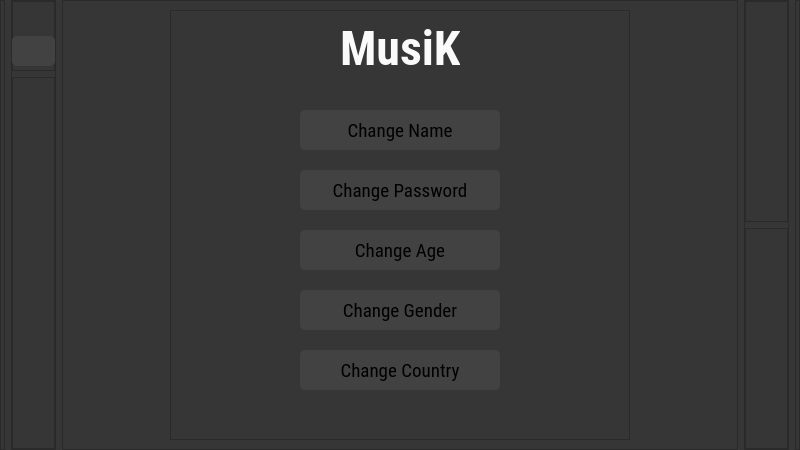
<?xml version="1.0" encoding="UTF-8"?>
<ui version="4.0">
 <class>Dialog</class>
 <widget class="QDialog" name="Dialog">
  <property name="geometry">
   <rect>
    <x>0</x>
    <y>0</y>
    <width>800</width>
    <height>450</height>
   </rect>
  </property>
  <property name="minimumSize">
   <size>
    <width>800</width>
    <height>450</height>
   </size>
  </property>
  <property name="windowTitle">
   <string>Musik</string>
  </property>
  <property name="styleSheet">
   <string notr="true">background-color: rgb(54, 54, 54);</string>
  </property>
  <layout class="QHBoxLayout" name="horizontalLayout">
   <property name="leftMargin">
    <number>0</number>
   </property>
   <property name="topMargin">
    <number>0</number>
   </property>
   <property name="rightMargin">
    <number>0</number>
   </property>
   <property name="bottomMargin">
    <number>0</number>
   </property>
   <item>
    <widget class="QFrame" name="frame">
     <property name="maximumSize">
      <size>
       <width>5</width>
       <height>16777215</height>
      </size>
     </property>
     <property name="frameShape">
      <enum>QFrame::StyledPanel</enum>
     </property>
     <property name="frameShadow">
      <enum>QFrame::Raised</enum>
     </property>
    </widget>
   </item>
   <item>
    <widget class="QFrame" name="frame_5">
     <property name="maximumSize">
      <size>
       <width>45</width>
       <height>16777215</height>
      </size>
     </property>
     <property name="frameShape">
      <enum>QFrame::StyledPanel</enum>
     </property>
     <property name="frameShadow">
      <enum>QFrame::Raised</enum>
     </property>
     <layout class="QVBoxLayout" name="verticalLayout">
      <property name="leftMargin">
       <number>0</number>
      </property>
      <property name="topMargin">
       <number>0</number>
      </property>
      <property name="rightMargin">
       <number>0</number>
      </property>
      <property name="bottomMargin">
       <number>0</number>
      </property>
      <item>
       <widget class="QFrame" name="frame_7">
        <property name="maximumSize">
         <size>
          <width>45</width>
          <height>70</height>
         </size>
        </property>
        <property name="frameShape">
         <enum>QFrame::StyledPanel</enum>
        </property>
        <property name="frameShadow">
         <enum>QFrame::Raised</enum>
        </property>
        <widget class="QPushButton" name="back">
         <property name="geometry">
          <rect>
           <x>0</x>
           <y>35</y>
           <width>43</width>
           <height>30</height>
          </rect>
         </property>
         <property name="styleSheet">
          <string notr="true">background-image: url(&quot;:/newPrefix/back.png&quot;);
background-repeat: no-repeat;
background-position: center;
border-radius:5px;
background-color: rgb(66, 66, 66);</string>
         </property>
         <property name="text">
          <string/>
         </property>
        </widget>
       </widget>
      </item>
      <item>
       <widget class="QFrame" name="frame_8">
        <property name="frameShape">
         <enum>QFrame::StyledPanel</enum>
        </property>
        <property name="frameShadow">
         <enum>QFrame::Raised</enum>
        </property>
       </widget>
      </item>
     </layout>
    </widget>
   </item>
   <item>
    <widget class="QFrame" name="frame_2">
     <property name="frameShape">
      <enum>QFrame::StyledPanel</enum>
     </property>
     <property name="frameShadow">
      <enum>QFrame::Raised</enum>
     </property>
     <layout class="QHBoxLayout" name="horizontalLayout_2">
      <item>
       <widget class="QFrame" name="frame_4">
        <property name="maximumSize">
         <size>
          <width>460</width>
          <height>460</height>
         </size>
        </property>
        <property name="styleSheet">
         <string notr="true">background-color: rgb(54, 54, 54);</string>
        </property>
        <property name="frameShape">
         <enum>QFrame::StyledPanel</enum>
        </property>
        <property name="frameShadow">
         <enum>QFrame::Raised</enum>
        </property>
        <widget class="QLabel" name="label_2">
         <property name="geometry">
          <rect>
           <x>170</x>
           <y>10</y>
           <width>120</width>
           <height>58</height>
          </rect>
         </property>
         <property name="font">
          <font>
           <family>Roboto Condensed</family>
           <pointsize>60</pointsize>
           <weight>75</weight>
           <bold>true</bold>
          </font>
         </property>
         <property name="text">
          <string>&lt;html&gt;&lt;head/&gt;&lt;body&gt;&lt;p&gt;&lt;span style=&quot; font-size:36pt; color:#fafafa;&quot;&gt;MusiK&lt;/span&gt;&lt;/p&gt;&lt;/body&gt;&lt;/html&gt;</string>
         </property>
        </widget>
        <widget class="QLabel" name="error2">
         <property name="geometry">
          <rect>
           <x>120</x>
           <y>350</y>
           <width>201</width>
           <height>16</height>
          </rect>
         </property>
         <property name="styleSheet">
          <string notr="true">color: rgb(213, 0, 0);</string>
         </property>
         <property name="text">
          <string/>
         </property>
        </widget>
        <widget class="QPushButton" name="changePassword">
         <property name="geometry">
          <rect>
           <x>130</x>
           <y>160</y>
           <width>200</width>
           <height>40</height>
          </rect>
         </property>
         <property name="font">
          <font>
           <family>Roboto Condensed</family>
           <pointsize>14</pointsize>
          </font>
         </property>
         <property name="styleSheet">
          <string notr="true">QPushButton{
border-radius:5px;
background-color: rgb(66, 66, 66);
}
QPushButton:pressed{
background-color:rgb(33, 33, 33);
color:rgb(250, 250, 250);
}</string>
         </property>
         <property name="text">
          <string>Change Password</string>
         </property>
        </widget>
        <widget class="QPushButton" name="changeAge">
         <property name="geometry">
          <rect>
           <x>130</x>
           <y>220</y>
           <width>200</width>
           <height>40</height>
          </rect>
         </property>
         <property name="font">
          <font>
           <family>Roboto Condensed</family>
           <pointsize>14</pointsize>
          </font>
         </property>
         <property name="styleSheet">
          <string notr="true">QPushButton{
border-radius:5px;
background-color: rgb(66, 66, 66);
}
QPushButton:pressed{
background-color:rgb(33, 33, 33);
color:rgb(250, 250, 250);
}</string>
         </property>
         <property name="text">
          <string>Change Age</string>
         </property>
        </widget>
        <widget class="QPushButton" name="changeGender">
         <property name="geometry">
          <rect>
           <x>130</x>
           <y>280</y>
           <width>200</width>
           <height>40</height>
          </rect>
         </property>
         <property name="font">
          <font>
           <family>Roboto Condensed</family>
           <pointsize>14</pointsize>
          </font>
         </property>
         <property name="styleSheet">
          <string notr="true">QPushButton{
border-radius:5px;
background-color: rgb(66, 66, 66);
}
QPushButton:pressed{
background-color:rgb(33, 33, 33);
color:rgb(250, 250, 250);
}</string>
         </property>
         <property name="text">
          <string>Change Gender</string>
         </property>
        </widget>
        <widget class="QPushButton" name="changeCountry">
         <property name="geometry">
          <rect>
           <x>130</x>
           <y>340</y>
           <width>200</width>
           <height>40</height>
          </rect>
         </property>
         <property name="font">
          <font>
           <family>Roboto Condensed</family>
           <pointsize>14</pointsize>
          </font>
         </property>
         <property name="styleSheet">
          <string notr="true">QPushButton{
border-radius:5px;
background-color: rgb(66, 66, 66);
}
QPushButton:pressed{
background-color:rgb(33, 33, 33);
color:rgb(250, 250, 250);
}</string>
         </property>
         <property name="text">
          <string>Change Country</string>
         </property>
        </widget>
        <widget class="QPushButton" name="changeName">
         <property name="geometry">
          <rect>
           <x>130</x>
           <y>100</y>
           <width>200</width>
           <height>40</height>
          </rect>
         </property>
         <property name="font">
          <font>
           <family>Roboto Condensed</family>
           <pointsize>14</pointsize>
          </font>
         </property>
         <property name="styleSheet">
          <string notr="true">QPushButton{
border-radius:5px;
background-color: rgb(66, 66, 66);
}
QPushButton:pressed{
background-color:rgb(33, 33, 33);
color:rgb(250, 250, 250);
}</string>
         </property>
         <property name="text">
          <string>Change Name</string>
         </property>
        </widget>
       </widget>
      </item>
     </layout>
    </widget>
   </item>
   <item>
    <widget class="QFrame" name="frame_6">
     <property name="maximumSize">
      <size>
       <width>45</width>
       <height>16777215</height>
      </size>
     </property>
     <property name="frameShape">
      <enum>QFrame::StyledPanel</enum>
     </property>
     <property name="frameShadow">
      <enum>QFrame::Raised</enum>
     </property>
     <layout class="QVBoxLayout" name="verticalLayout_2">
      <property name="leftMargin">
       <number>0</number>
      </property>
      <property name="topMargin">
       <number>0</number>
      </property>
      <property name="rightMargin">
       <number>0</number>
      </property>
      <property name="bottomMargin">
       <number>0</number>
      </property>
      <item>
       <widget class="QFrame" name="frame_9">
        <property name="frameShape">
         <enum>QFrame::StyledPanel</enum>
        </property>
        <property name="frameShadow">
         <enum>QFrame::Raised</enum>
        </property>
       </widget>
      </item>
      <item>
       <widget class="QFrame" name="frame_10">
        <property name="frameShape">
         <enum>QFrame::StyledPanel</enum>
        </property>
        <property name="frameShadow">
         <enum>QFrame::Raised</enum>
        </property>
       </widget>
      </item>
     </layout>
    </widget>
   </item>
   <item>
    <widget class="QFrame" name="frame_3">
     <property name="maximumSize">
      <size>
       <width>5</width>
       <height>16777215</height>
      </size>
     </property>
     <property name="frameShape">
      <enum>QFrame::StyledPanel</enum>
     </property>
     <property name="frameShadow">
      <enum>QFrame::Raised</enum>
     </property>
    </widget>
   </item>
  </layout>
 </widget>
 <resources/>
 <connections/>
</ui>
